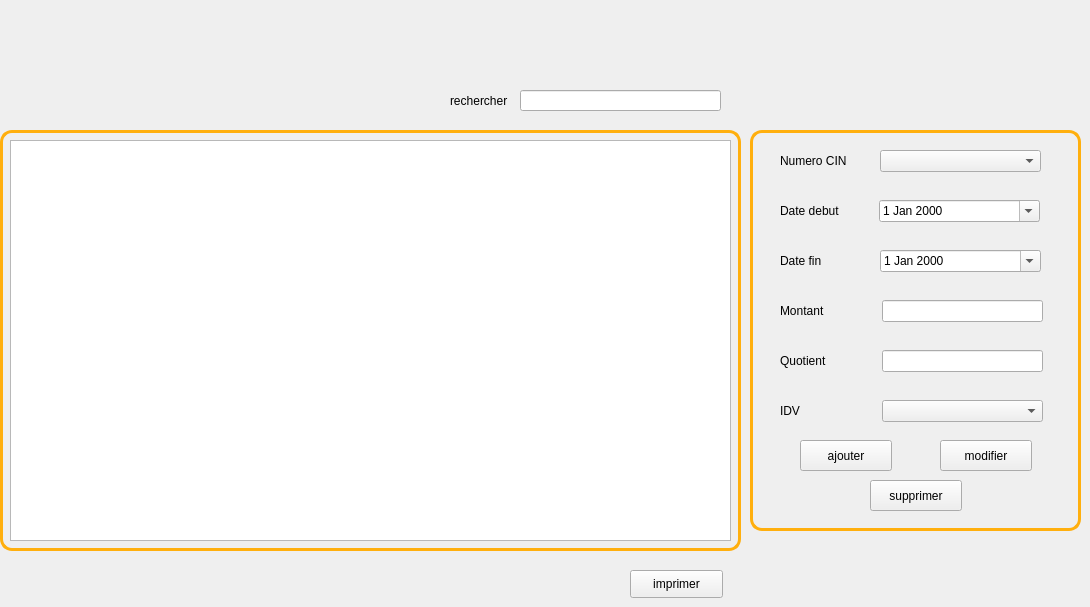
        <widget class="QWidget" name="page_4">
         <widget class="QLabel" name="label_24">
          <property name="geometry">
           <rect>
            <x>780</x>
            <y>200</y>
            <width>91</width>
            <height>21</height>
           </rect>
          </property>
          <property name="text">
           <string>Date debut</string>
          </property>
         </widget>
         <widget class="QLineEdit" name="QUOTIENT">
          <property name="geometry">
           <rect>
            <x>882</x>
            <y>350</y>
            <width>161</width>
            <height>22</height>
           </rect>
          </property>
         </widget>
         <widget class="QLineEdit" name="MONTANT">
          <property name="geometry">
           <rect>
            <x>882</x>
            <y>300</y>
            <width>161</width>
            <height>22</height>
           </rect>
          </property>
         </widget>
         <widget class="QLabel" name="label_48">
          <property name="geometry">
           <rect>
            <x>780</x>
            <y>350</y>
            <width>91</width>
            <height>21</height>
           </rect>
          </property>
          <property name="text">
           <string>Quotient</string>
          </property>
         </widget>
         <widget class="QLabel" name="label_49">
          <property name="geometry">
           <rect>
            <x>780</x>
            <y>400</y>
            <width>91</width>
            <height>21</height>
           </rect>
          </property>
          <property name="text">
           <string>IDV</string>
          </property>
         </widget>
         <widget class="QLabel" name="label_17">
          <property name="geometry">
           <rect>
            <x>780</x>
            <y>150</y>
            <width>91</width>
            <height>21</height>
           </rect>
          </property>
          <property name="text">
           <string>Numero CIN</string>
          </property>
         </widget>
         <widget class="QDateEdit" name="DATEDEBUT">
          <property name="geometry">
           <rect>
            <x>879</x>
            <y>200</y>
            <width>161</width>
            <height>22</height>
           </rect>
          </property>
          <property name="calendarPopup">
           <bool>true</bool>
          </property>
         </widget>
         <widget class="QLabel" name="label_50">
          <property name="geometry">
           <rect>
            <x>780</x>
            <y>300</y>
            <width>91</width>
            <height>21</height>
           </rect>
          </property>
          <property name="text">
           <string>Montant</string>
          </property>
         </widget>
         <widget class="QLabel" name="label_51">
          <property name="geometry">
           <rect>
            <x>780</x>
            <y>250</y>
            <width>91</width>
            <height>21</height>
           </rect>
          </property>
          <property name="text">
           <string>Date fin</string>
          </property>
         </widget>
         <widget class="QDateEdit" name="DATEFIN">
          <property name="geometry">
           <rect>
            <x>880</x>
            <y>250</y>
            <width>161</width>
            <height>22</height>
           </rect>
          </property>
          <property name="calendarPopup">
           <bool>true</bool>
          </property>
         </widget>
         <widget class="QTableView" name="data2">
          <property name="geometry">
           <rect>
            <x>10</x>
            <y>140</y>
            <width>721</width>
            <height>401</height>
           </rect>
          </property>
          <property name="styleSheet">
           <string notr="true"/>
          </property>
         </widget>
         <widget class="QPushButton" name="modifierc_2">
          <property name="geometry">
           <rect>
            <x>940</x>
            <y>440</y>
            <width>92</width>
            <height>31</height>
           </rect>
          </property>
          <property name="styleSheet">
           <string notr="true"/>
          </property>
          <property name="text">
           <string>modifier</string>
          </property>
          <property name="icon">
           <iconset>
            <normaloff>:/theme_normal/modifier.png</normaloff>:/theme_normal/modifier.png</iconset>
          </property>
         </widget>
         <widget class="QPushButton" name="AJOUTERC_2">
          <property name="geometry">
           <rect>
            <x>800</x>
            <y>440</y>
            <width>92</width>
            <height>31</height>
           </rect>
          </property>
          <property name="styleSheet">
           <string notr="true"/>
          </property>
          <property name="text">
           <string>ajouter</string>
          </property>
          <property name="icon">
           <iconset>
            <normaloff>:/theme_normal/ajouter.png</normaloff>:/theme_normal/ajouter.png</iconset>
          </property>
         </widget>
         <widget class="QPushButton" name="Supprimerc_2">
          <property name="geometry">
           <rect>
            <x>870</x>
            <y>480</y>
            <width>92</width>
            <height>31</height>
           </rect>
          </property>
          <property name="styleSheet">
           <string notr="true"/>
          </property>
          <property name="text">
           <string>supprimer</string>
          </property>
          <property name="icon">
           <iconset>
            <normaloff>:/theme_normal/supprimer.png</normaloff>:/theme_normal/supprimer.png</iconset>
          </property>
         </widget>
         <widget class="QLabel" name="label_16">
          <property name="geometry">
           <rect>
            <x>750</x>
            <y>130</y>
            <width>331</width>
            <height>401</height>
           </rect>
          </property>
          <property name="styleSheet">
           <string notr="true">background-color: transparent;
border-radius: 12px;
border-color: rgb(255, 175, 14);
	padding: 5px;
border-width: 3px;
border-style: solid ;</string>
          </property>
          <property name="text">
           <string/>
          </property>
         </widget>
         <widget class="QLineEdit" name="searchc">
          <property name="geometry">
           <rect>
            <x>520</x>
            <y>90</y>
            <width>201</width>
            <height>21</height>
           </rect>
          </property>
         </widget>
         <widget class="QLabel" name="label_52">
          <property name="geometry">
           <rect>
            <x>450</x>
            <y>80</y>
            <width>81</width>
            <height>41</height>
           </rect>
          </property>
          <property name="text">
           <string>rechercher</string>
          </property>
         </widget>
         <widget class="QComboBox" name="cincontrat">
          <property name="geometry">
           <rect>
            <x>880</x>
            <y>150</y>
            <width>161</width>
            <height>22</height>
           </rect>
          </property>
          <property name="styleSheet">
           <string notr="true"/>
          </property>
         </widget>
         <widget class="QComboBox" name="combov">
          <property name="geometry">
           <rect>
            <x>882</x>
            <y>400</y>
            <width>161</width>
            <height>22</height>
           </rect>
          </property>
         </widget>
         <widget class="QLineEdit" name="lineEdit">
          <property name="geometry">
           <rect>
            <x>380</x>
            <y>260</y>
            <width>113</width>
            <height>22</height>
           </rect>
          </property>
         </widget>
         <widget class="QPushButton" name="imprimerrilyes">
          <property name="geometry">
           <rect>
            <x>630</x>
            <y>570</y>
            <width>93</width>
            <height>28</height>
           </rect>
          </property>
          <property name="text">
           <string>imprimer</string>
          </property>
         </widget>
         <widget class="QLabel" name="label_107">
          <property name="geometry">
           <rect>
            <x>0</x>
            <y>130</y>
            <width>741</width>
            <height>421</height>
           </rect>
          </property>
          <property name="styleSheet">
           <string notr="true">background-color: transparent;
border-radius: 12px;
border-color: rgb(255, 175, 14);
	padding: 5px;
border-width: 3px;
border-style: solid ;</string>
          </property>
          <property name="text">
           <string/>
          </property>
         </widget>
         <widget class="QLabel" name="csdate2">
          <property name="geometry">
           <rect>
            <x>880</x>
            <y>280</y>
            <width>55</width>
            <height>16</height>
           </rect>
          </property>
          <property name="styleSheet">
           <string notr="true">color:#C21807;</string>
          </property>
          <property name="text">
           <string/>
          </property>
         </widget>
         <widget class="QLabel" name="csdate">
          <property name="geometry">
           <rect>
            <x>880</x>
            <y>230</y>
            <width>55</width>
            <height>16</height>
           </rect>
          </property>
          <property name="styleSheet">
           <string notr="true">color:#C21807;</string>
          </property>
          <property name="text">
           <string/>
          </property>
         </widget>
         <widget class="QLabel" name="csmontant">
          <property name="geometry">
           <rect>
            <x>880</x>
            <y>330</y>
            <width>141</width>
            <height>16</height>
           </rect>
          </property>
          <property name="styleSheet">
           <string notr="true">color:#C21807;</string>
          </property>
          <property name="text">
           <string/>
          </property>
         </widget>
         <widget class="QLabel" name="csquotient">
          <property name="geometry">
           <rect>
            <x>890</x>
            <y>380</y>
            <width>55</width>
            <height>16</height>
           </rect>
          </property>
          <property name="styleSheet">
           <string notr="true">color:#C21807;</string>
          </property>
          <property name="text">
           <string/>
          </property>
         </widget>
         <zorder>label_107</zorder>
         <zorder>lineEdit</zorder>
         <zorder>label_16</zorder>
         <zorder>label_24</zorder>
         <zorder>QUOTIENT</zorder>
         <zorder>MONTANT</zorder>
         <zorder>label_48</zorder>
         <zorder>label_49</zorder>
         <zorder>label_17</zorder>
         <zorder>DATEDEBUT</zorder>
         <zorder>label_50</zorder>
         <zorder>label_51</zorder>
         <zorder>DATEFIN</zorder>
         <zorder>modifierc_2</zorder>
         <zorder>AJOUTERC_2</zorder>
         <zorder>Supprimerc_2</zorder>
         <zorder>searchc</zorder>
         <zorder>label_52</zorder>
         <zorder>cincontrat</zorder>
         <zorder>combov</zorder>
         <zorder>imprimerrilyes</zorder>
         <zorder>csdate2</zorder>
         <zorder>csdate</zorder>
         <zorder>csmontant</zorder>
         <zorder>csquotient</zorder>
         <zorder>data2</zorder>
        </widget>
